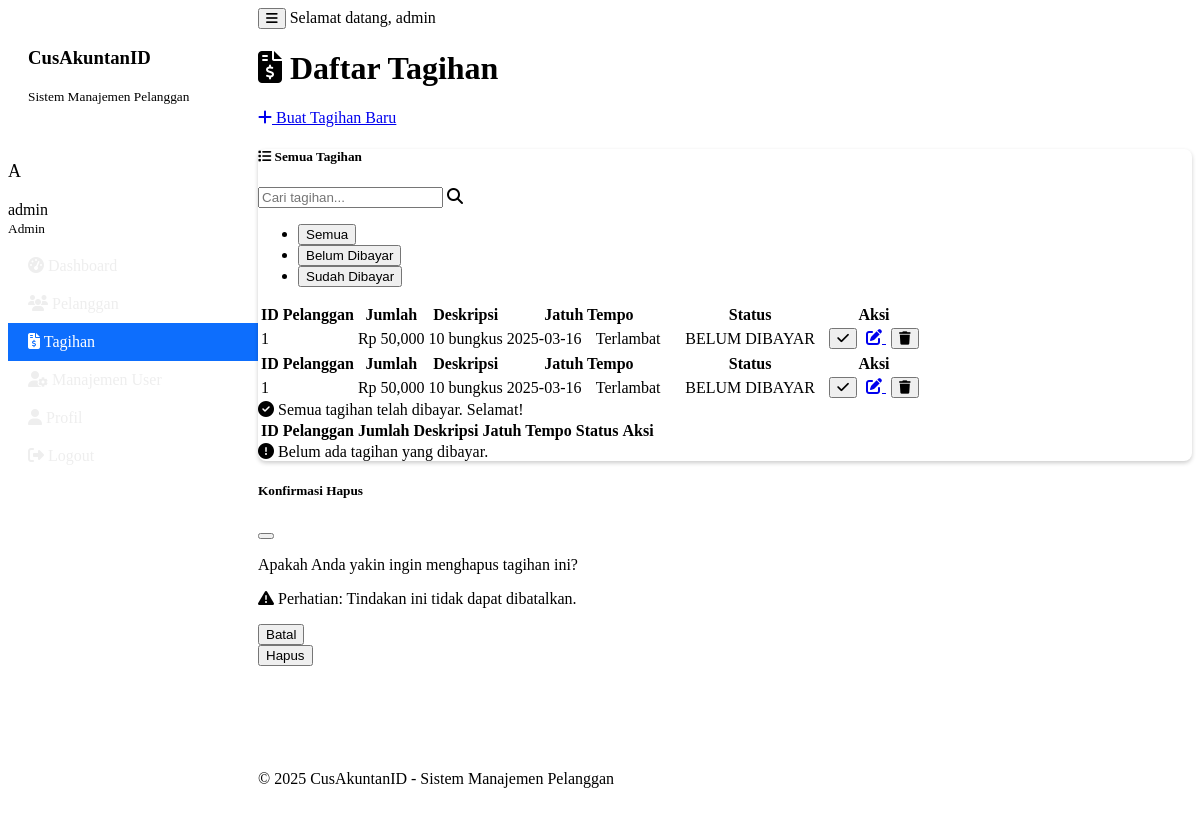
/tagihan (signed in), run on the app's committed database.
### tables this page shows
CREATE TABLE tagihan (
            id INTEGER PRIMARY KEY,
            pelanggan_id INTEGER,
            jumlah REAL NOT NULL,
            deskripsi TEXT,
            tanggal_jatuh_tempo TEXT,
            status_pembayaran TEXT DEFAULT 'BELUM DIBAYAR',
            dibuat_pada TEXT,
            FOREIGN KEY (pelanggan_id) REFERENCES pelanggan (id)
        );

### main.py (the view)
    def decorated_function(*args, **kwargs):
        if 'user' not in session:
            flash('Anda perlu login terlebih dahulu.', 'warning')
            return redirect(url_for('login'))
        return f(*args, **kwargs)

### main.py (called while the page is built)
@app.context_processor
def inject_now():
    return {'now': datetime.datetime.now()}

def login_required(f):
    def decorated_function(*args, **kwargs):
        if 'user' not in session:
            flash('Anda perlu login terlebih dahulu.', 'warning')
            return redirect(url_for('login'))
        return f(*args, **kwargs)
    decorated_function.__name__ = f.__name__
    return decorated_function

@app.route('/tagihan')
@login_required
def tagihan_list():
    user_id = session['user']['id']
    is_admin = session['user']['level'] == 'admin'
    if is_admin:
        tagihan = sistem_manajemen.dapatkan_semua_tagihan()
    else:
        tagihan = sistem_manajemen.dapatkan_semua_tagihan(user_id)
    return render_template('tagihan_list.html', tagihan=tagihan)

    def get_connection(self):
        return sqlite3.connect(self.db_path)

    def dapatkan_semua_tagihan(self, user_id=None):
        conn = self.get_connection()
        cursor = conn.cursor()
        if user_id is not None:
            cursor.execute("""
                SELECT t.*, p.nama as pelanggan_nama
                FROM tagihan t
                JOIN pelanggan p ON t.pelanggan_id = p.id
                WHERE p.user_id = ?
                ORDER BY t.tanggal_jatuh_tempo
            """, (user_id,))
        else:
            cursor.execute("""
                SELECT t.*, p.nama as pelanggan_nama
                FROM tagihan t
                JOIN pelanggan p ON t.pelanggan_id = p.id
                ORDER BY t.tanggal_jatuh_tempo
            """)
        hasil = cursor.fetchall()
        conn.close()
        return hasil

### templates/tagihan_list.html (shortened to what this page needs)
{% extends "base.html" %}
{% block content %}
<div class="container">
    <div class="d-flex justify-content-between align-items-center mb-4">
        <h1><i class="fas fa-file-invoice-dollar me-2"></i> Daftar Tagihan</h1>
        <a href="{{ url_for('tambah_tagihan') }}" class="btn btn-primary">
            <i class="fas fa-plus me-2"></i> Buat Tagihan Baru
        </a>
    </div>
    <div class="card">
        <div class="card-header bg-dark text-white">
            <div class="d-flex justify-content-between align-items-center">
                <h5 class="mb-0">
                    <i class="fas fa-list me-2"></i> Semua Tagihan
                </h5>
                <div class="input-group" style="max-width: 300px;">
                    <input type="text" id="searchInput" class="form-control" placeholder="Cari tagihan..." data-search-table="tagihanTable">
                    <span class="input-group-text"><i class="fas fa-search"></i></span>
                </div>
            </div>
        </div>
        <div class="card-body">
            <ul class="nav nav-tabs mb-3" id="tagihanTabs" role="tablist">
                <li class="nav-item" role="presentation">
                    <button class="nav-link active" id="semua-tab" data-bs-toggle="tab" data-bs-target="#semua" type="button" role="tab" aria-controls="semua" aria-selected="true">
                        Semua
                    </button>
                </li>
                <li class="nav-item" role="presentation">
                    <button class="nav-link" id="belum-dibayar-tab" data-bs-toggle="tab" data-bs-target="#belum-dibayar" type="button" role="tab" aria-controls="belum-dibayar" aria-selected="false">
                        Belum Dibayar
                    </button>
                </li>
                <li class="nav-item" role="presentation">
                    <button class="nav-link" id="dibayar-tab" data-bs-toggle="tab" data-bs-target="#dibayar" type="button" role="tab" aria-controls="dibayar" aria-selected="false">
                        Sudah Dibayar
                    </button>
                </li>
            </ul>
            <div class="tab-content" id="tagihanTabsContent">
                <div class="tab-pane fade show active" id="semua" role="tabpanel" aria-labelledby="semua-tab">
                    {% if tagihan %}
                        <div class="table-responsive">
                            <table class="table table-striped table-hover" id="tagihanTable">
                                <thead>
                                    <tr>
                                        <th>ID</th>
                                        <th>Pelanggan</th>
                                        <th>Jumlah</th>
                                        <th>Deskripsi</th>
                                        <th>Jatuh Tempo</th>
                                        <th>Status</th>
                                        <th>Aksi</th>
                                    </tr>
                                </thead>
                                <tbody>
                                    {% for t in tagihan %}
                                    <tr>
                                        <td>{{ t[0] }}</td>
                                        <td>{{ t[8] }}</td>
                                        <td>Rp {{ "{:,.0f}".format(t[2]) }}</td>
                                        <td>{{ t[3] or '-' }}</td>
                                        <td>
                                            {{ t[4] }}
                                            {% set today = now.strftime('%Y-%m-%d') %}
                                            {% if t[4] < today and t[5] == 'BELUM DIBAYAR' %}
                                                <span class="badge bg-danger ms-1">Terlambat</span>
                                            {% endif %}
                                        </td>
                                        <td>
                                            <span class="badge bg-{{ 'success' if t[5] == 'DIBAYAR' else 'danger' }}">
                                                {{ t[5] }}
                                            </span>
                                        </td>
                                        <td>
                                            <div class="btn-group">
                                                <button type="button" class="btn btn-sm btn-{{ 'success' if t[5] == 'BELUM DIBAYAR' else 'warning' }} status-btn"
                                                        data-id="{{ t[0] }}"
                                                        data-status="{{ t[5] }}"
                                                        title="{{ 'Tandai Dibayar' if t[5] == 'BELUM DIBAYAR' else 'Tandai Belum Dibayar' }}">
                                                    <i class="fas {{ 'fa-check' if t[5] == 'BELUM DIBAYAR' else 'fa-undo' }}"></i>
                                                </button>
                                                <a href="{{ url_for('edit_tagihan', tagihan_id=t[0]) }}" class="btn btn-sm btn-primary" title="Edit">
                                                    <i class="fas fa-edit"></i>
                                                </a>
                                                <button type="button" class="btn btn-sm btn-danger delete-tagihan-btn"
                                                        data-bs-toggle="modal"
                                                        data-bs-target="#deleteTagihanModal"
                                                        data-id="{{ t[0] }}"
                                                        title="Hapus">
                                                    <i class="fas fa-trash"></i>
                                                </button>
                                            </div>
                                        </td>
                                    </tr>
                                    {% endfor %}
                                </tbody>
                            </table>
                        </div>
                    {% else %}
                        <div class="alert alert-info">
                            <i class="fas fa-info-circle me-2"></i> Belum ada data tagihan. Silakan buat tagihan baru.
                        </div>
                    {% endif %}
                </div>
                <div class="tab-pane fade" id="belum-dibayar" role="tabpanel" aria-labelledby="belum-dibayar-tab">
                    {% set has_unpaid = false %}
                    {% if tagihan %}
                        <div class="table-responsive">
                            <table class="table table-striped table-hover">
                                <thead>
                                    <tr>
                                        <th>ID</th>
                                        <th>Pelanggan</th>
                                        <th>Jumlah</th>
                                        <th>Deskripsi</th>
                                        <th>Jatuh Tempo</th>
                                        <th>Status</th>
                                        <th>Aksi</th>
                                    </tr>
                                </thead>
                                <tbody>
                                    {% for t in tagihan %}
                                        {% if t[5] == 'BELUM DIBAYAR' %}
                                            {% set has_unpaid = true %}
                                            <tr>
                                                <td>{{ t[0] }}</td>
                                                <td>{{ t[8] }}</td>
                                                <td>Rp {{ "{:,.0f}".format(t[2]) }}</td>
                                                <td>{{ t[3] or '-' }}</td>
                                                <td>
                                                    {{ t[4] }}
                                                    {% set today = now.strftime('%Y-%m-%d') %}
                                                    {% if t[4] < today %}
                                                        <span class="badge bg-danger ms-1">Terlambat</span>
                                                    {% endif %}
                                                </td>
                                                <td>
                                                    <span class="badge bg-danger">
                                                        {{ t[5] }}
                                                    </span>
                                                </td>
                                                <td>
                                                    <div class="btn-group">
                                                        <button type="button" class="btn btn-sm btn-success status-btn"
                                                                data-id="{{ t[0] }}"
                                                                data-status="{{ t[5] }}"
                                                                title="Tandai Dibayar">
                                                            <i class="fas fa-check"></i>
                                                        </button>
                                                        <a href="{{ url_for('edit_tagihan', tagihan_id=t[0]) }}" class="btn btn-sm btn-primary" title="Edit">
                                                            <i class="fas fa-edit"></i>
                                                        </a>
                                                        <button type="button" class="btn btn-sm btn-danger delete-tagihan-btn"
                                                                data-bs-toggle="modal"
                                                                data-bs-target="#deleteTagihanModal"
                                                                data-id="{{ t[0] }}"
                                                                title="Hapus">
                                                            <i class="fas fa-trash"></i>
                                                        </button>
                                                    </div>
                                                </td>
                                            </tr>
                                        {% endif %}
                                    {% endfor %}
                                </tbody>
                            </table>
                        </div>
                        {% if not has_unpaid %}
                            <div class="alert alert-success">
                                <i class="fas fa-check-circle me-2"></i> Semua tagihan telah dibayar. Selamat!
                            </div>
                        {% endif %}
                    {% else %}
                        <div class="alert alert-info">
                            <i class="fas fa-info-circle me-2"></i> Belum ada data tagihan. Silakan buat tagihan baru.
                        </div>
                    {% endif %}
                </div>
                <div class="tab-pane fade" id="dibayar" role="tabpanel" aria-labelledby="dibayar-tab">
                    {% set has_paid = false %}
                    {% if tagihan %}
                        <div class="table-responsive">
                            <table class="table table-striped table-hover">
                                <thead>
                                    <tr>
                                        <th>ID</th>
                                        <th>Pelanggan</th>
                                        <th>Jumlah</th>
                                        <th>Deskripsi</th>
                                        <th>Jatuh Tempo</th>
                                        <th>Status</th>
                                        <th>Aksi</th>
                                    </tr>
                                </thead>
                            </table>
                        </div>
                        {% if not has_paid %}
                            <div class="alert alert-warning">
                                <i class="fas fa-exclamation-circle me-2"></i> Belum ada tagihan yang dibayar.
                            </div>
                        {% endif %}
                    {% else %}
                        <div class="alert alert-info">
                            <i class="fas fa-info-circle me-2"></i> Belum ada data tagihan. Silakan buat tagihan baru.
                        </div>
                    {% endif %}
                </div>
            </div>
        </div>
    </div>
</div>
<div class="modal fade" id="deleteTagihanModal" tabindex="-1" aria-labelledby="deleteTagihanModalLabel" aria-hidden="true">
    <div class="modal-dialog">
        <div class="modal-content">
            <div class="modal-header bg-danger text-white">
                <h5 class="modal-title" id="deleteTagihanModalLabel">Konfirmasi Hapus</h5>
                <button type="button" class="btn-close" data-bs-dismiss="modal" aria-label="Close"></button>
            </div>
            <div class="modal-body">
                <p>Apakah Anda yakin ingin menghapus tagihan ini?</p>
                <p class="text-danger">
                    <i class="fas fa-exclamation-triangle me-2"></i>
                    Perhatian: Tindakan ini tidak dapat dibatalkan.
                </p>
            </div>
            <div class="modal-footer">
                <button type="button" class="btn btn-secondary" data-bs-dismiss="modal">Batal</button>
                <form id="deleteTagihanForm" method="POST">
                    <button type="submit" class="btn btn-danger">Hapus</button>
                </form>
            </div>
        </div>
    </div>
</div>
{% endblock %}

### static/css/style.css (style rules this page uses)
.card { margin-bottom: 20px; border-radius: 0.5rem; box-shadow: 0 0.125rem 0.25rem rgba(0, 0, 0, 0.2); }
.card-header { border-top-left-radius: 0.5rem !important; border-top-right-radius: 0.5rem !important; }
.btn + .btn { margin-left: 5px; }
.table th, .table td { vertical-align: middle; }
.badge.bg-success, .badge.bg-danger, .badge.bg-info, .badge.bg-warning { font-weight: 500; padding: 0.35em 0.65em; }

### data on the page
tagihan: id "1", jumlah "50,000", deskripsi "10 bungkus", tanggal_jatuh_tempo "2025-03-16", shows "Terlambat", status_pembayaran "BELUM DIBAYAR"

### other printed values
{{ session.user.username[0].upper() }} "A"
{{ session.user.nama_lengkap or session.user.username }} "admin"
{{ 'Admin' if session.user.level == 'admin' else 'User' }} "Admin"
